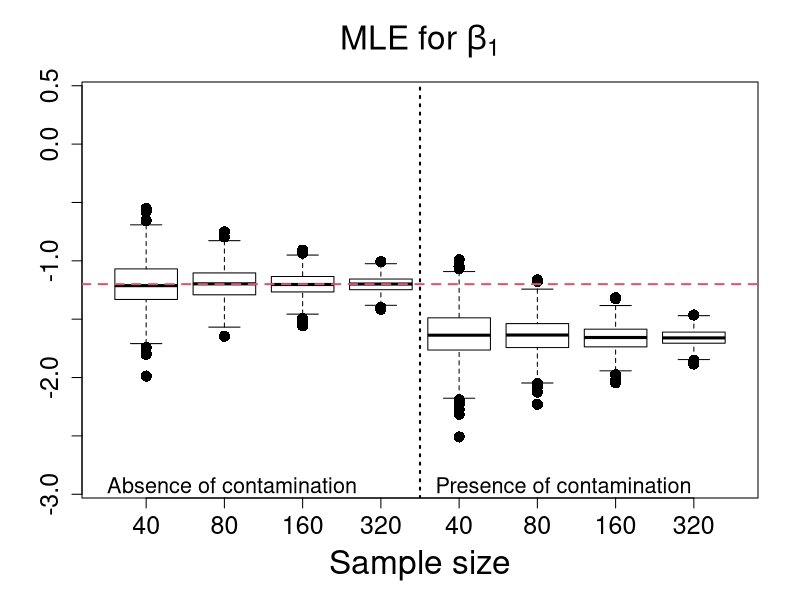
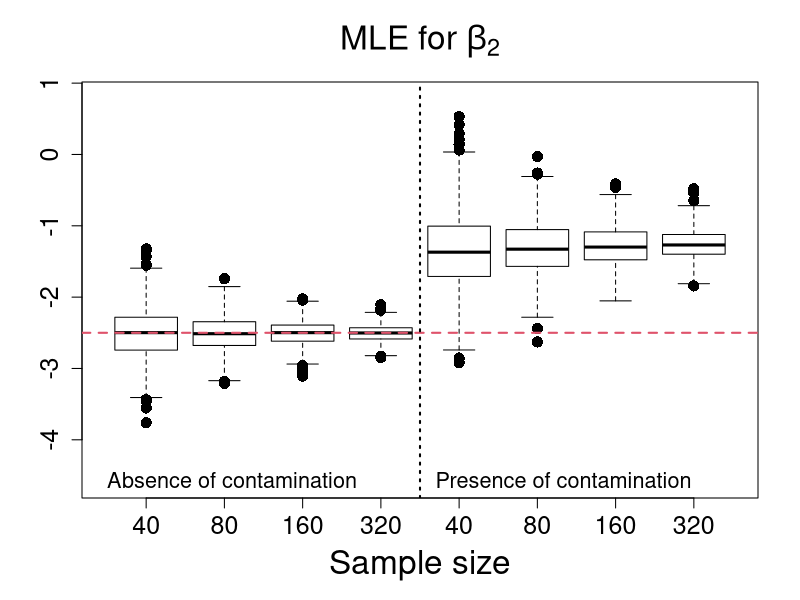
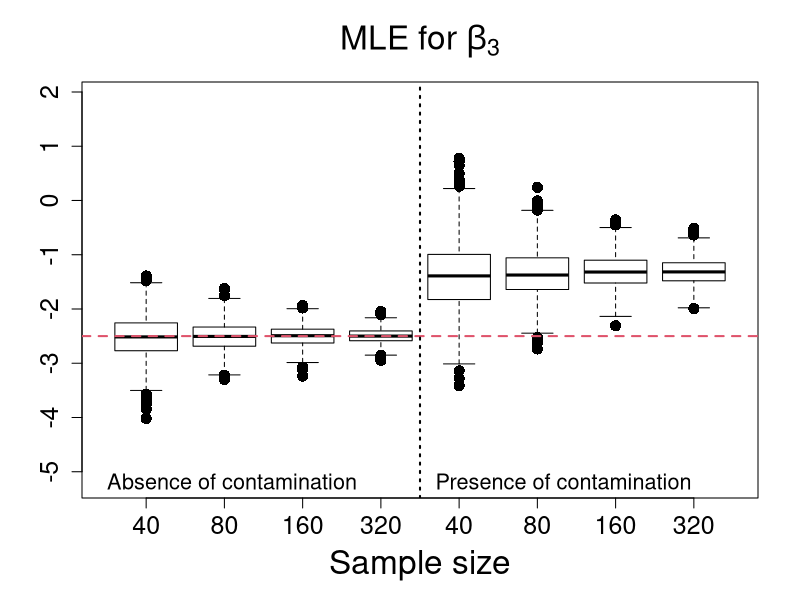
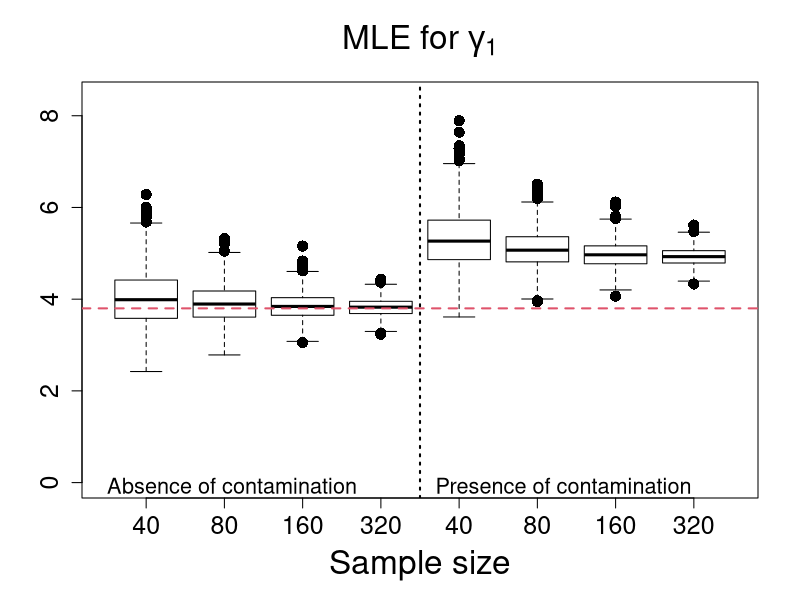
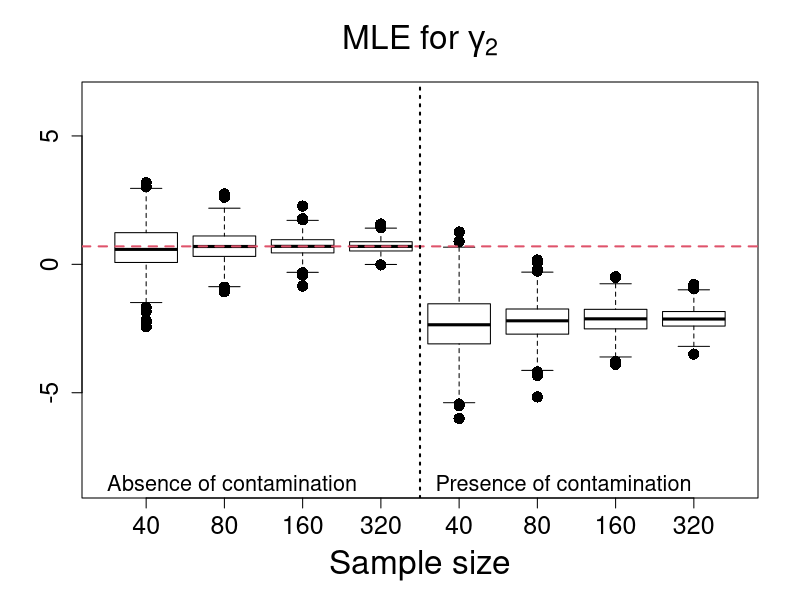
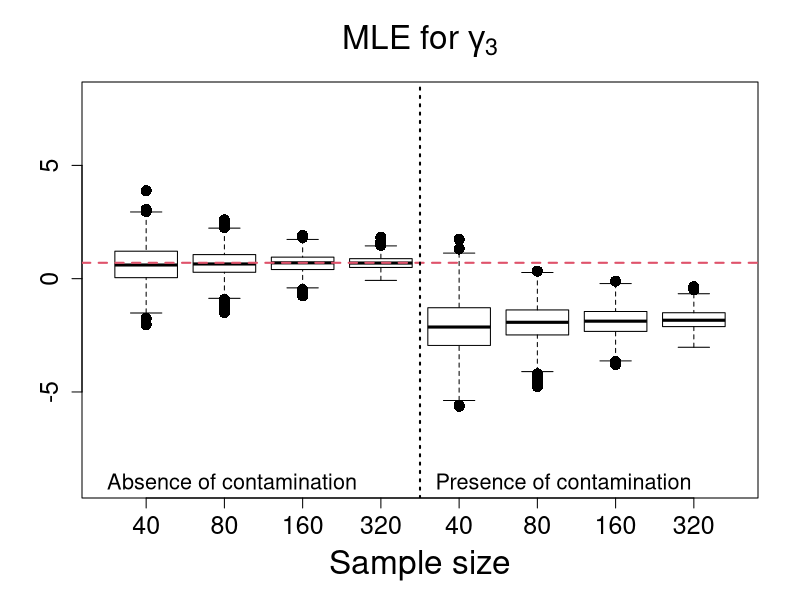
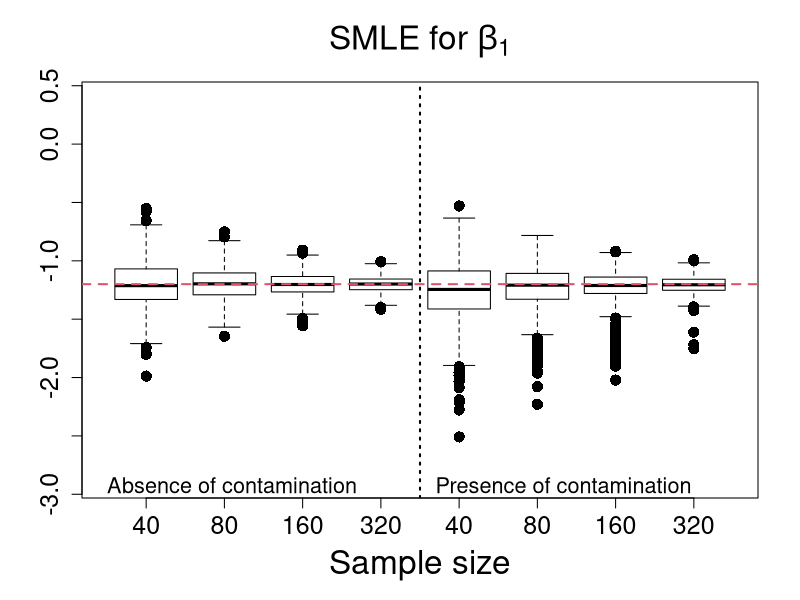
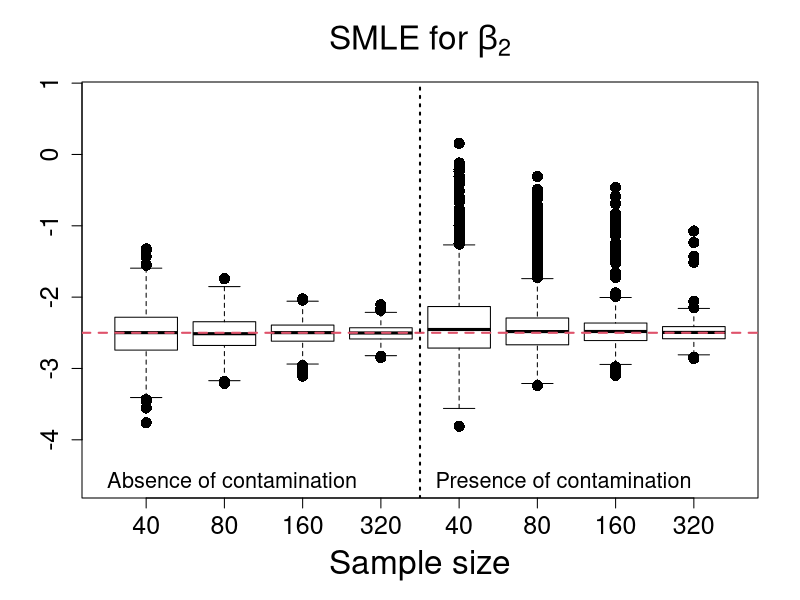

These figures' R source, in order:
rm(list=ls())

data40 <- read.table("Estimates_Scenario5_n40.txt", h=T)
data80 <- read.table("Estimates_Scenario5_n80.txt", h=T)
data160 <- read.table("Estimates_Scenario5_n160.txt", h=T)
data320 <- read.table("Estimates_Scenario5_n320.txt", h=T)

#**************************MLE estimates******************************#
MLE_beta1_n40 <- data40$MLE_beta1; MLEC_beta1_n40 <- data40$MLE_C_beta1
MLE_beta2_n40 <- data40$MLE_beta2; MLEC_beta2_n40 <- data40$MLE_C_beta2
MLE_beta3_n40 <- data40$MLE_beta3; MLEC_beta3_n40 <- data40$MLE_C_beta3
MLE_gama1_n40 <- data40$MLE_gama1; MLEC_gama1_n40 <- data40$MLE_C_gama1
MLE_gama2_n40 <- data40$MLE_gama2; MLEC_gama2_n40 <- data40$MLE_C_gama2
MLE_gama3_n40 <- data40$MLE_gama3; MLEC_gama3_n40 <- data40$MLE_C_gama3

MLE_beta1_n80 <- data80$MLE_beta1; MLEC_beta1_n80 <- data80$MLE_C_beta1
MLE_beta2_n80 <- data80$MLE_beta2; MLEC_beta2_n80 <- data80$MLE_C_beta2
MLE_beta3_n80 <- data80$MLE_beta3; MLEC_beta3_n80 <- data80$MLE_C_beta3
MLE_gama1_n80 <- data80$MLE_gama1; MLEC_gama1_n80 <- data80$MLE_C_gama1
MLE_gama2_n80 <- data80$MLE_gama2; MLEC_gama2_n80 <- data80$MLE_C_gama2
MLE_gama3_n80 <- data80$MLE_gama3; MLEC_gama3_n80 <- data80$MLE_C_gama3

MLE_beta1_n160 <- data160$MLE_beta1; MLEC_beta1_n160 <- data160$MLE_C_beta1
MLE_beta2_n160 <- data160$MLE_beta2; MLEC_beta2_n160 <- data160$MLE_C_beta2
MLE_beta3_n160 <- data160$MLE_beta3; MLEC_beta3_n160 <- data160$MLE_C_beta3
MLE_gama1_n160 <- data160$MLE_gama1; MLEC_gama1_n160 <- data160$MLE_C_gama1
MLE_gama2_n160 <- data160$MLE_gama2; MLEC_gama2_n160 <- data160$MLE_C_gama2
MLE_gama3_n160 <- data160$MLE_gama3; MLEC_gama3_n160 <- data160$MLE_C_gama3

MLE_beta1_n320 <- data320$MLE_beta1; MLEC_beta1_n320 <- data320$MLE_C_beta1
MLE_beta2_n320 <- data320$MLE_beta2; MLEC_beta2_n320 <- data320$MLE_C_beta2
MLE_beta3_n320 <- data320$MLE_beta3; MLEC_beta3_n320 <- data320$MLE_C_beta3
MLE_gama1_n320 <- data320$MLE_gama1; MLEC_gama1_n320 <- data320$MLE_C_gama1
MLE_gama2_n320 <- data320$MLE_gama2; MLEC_gama2_n320 <- data320$MLE_C_gama2
MLE_gama3_n320 <- data320$MLE_gama3; MLEC_gama3_n320 <- data320$MLE_C_gama3


#**************************SMLE estimates******************************#

SMLE_beta1_n40 <- data40$SMLE_beta1; SMLEC_beta1_n40 <- data40$SMLE_C_beta1
SMLE_beta2_n40 <- data40$SMLE_beta2; SMLEC_beta2_n40 <- data40$SMLE_C_beta2
SMLE_beta3_n40 <- data40$SMLE_beta3; SMLEC_beta3_n40 <- data40$SMLE_C_beta3
SMLE_gama1_n40 <- data40$SMLE_gama1; SMLEC_gama1_n40 <- data40$SMLE_C_gama1
SMLE_gama2_n40 <- data40$SMLE_gama2; SMLEC_gama2_n40 <- data40$SMLE_C_gama2
SMLE_gama3_n40 <- data40$SMLE_gama3; SMLEC_gama3_n40 <- data40$SMLE_C_gama3

SMLE_beta1_n80 <- data80$SMLE_beta1; SMLEC_beta1_n80 <- data80$SMLE_C_beta1
SMLE_beta2_n80 <- data80$SMLE_beta2; SMLEC_beta2_n80 <- data80$SMLE_C_beta2
SMLE_beta3_n80 <- data80$SMLE_beta3; SMLEC_beta3_n80 <- data80$SMLE_C_beta3
SMLE_gama1_n80 <- data80$SMLE_gama1; SMLEC_gama1_n80 <- data80$SMLE_C_gama1
SMLE_gama2_n80 <- data80$SMLE_gama2; SMLEC_gama2_n80 <- data80$SMLE_C_gama2
SMLE_gama3_n80 <- data80$SMLE_gama3; SMLEC_gama3_n80 <- data80$SMLE_C_gama3

SMLE_beta1_n160 <- data160$SMLE_beta1; SMLEC_beta1_n160 <- data160$SMLE_C_beta1
SMLE_beta2_n160 <- data160$SMLE_beta2; SMLEC_beta2_n160 <- data160$SMLE_C_beta2
SMLE_beta3_n160 <- data160$SMLE_beta3; SMLEC_beta3_n160 <- data160$SMLE_C_beta3
SMLE_gama1_n160 <- data160$SMLE_gama1; SMLEC_gama1_n160 <- data160$SMLE_C_gama1
SMLE_gama2_n160 <- data160$SMLE_gama2; SMLEC_gama2_n160 <- data160$SMLE_C_gama2
SMLE_gama3_n160 <- data160$SMLE_gama3; SMLEC_gama3_n160 <- data160$SMLE_C_gama3

SMLE_beta1_n320 <- data320$SMLE_beta1; SMLEC_beta1_n320 <- data320$SMLE_C_beta1
SMLE_beta2_n320 <- data320$SMLE_beta2; SMLEC_beta2_n320 <- data320$SMLE_C_beta2
SMLE_beta3_n320 <- data320$SMLE_beta3; SMLEC_beta3_n320 <- data320$SMLE_C_beta3
SMLE_gama1_n320 <- data320$SMLE_gama1; SMLEC_gama1_n320 <- data320$SMLE_C_gama1
SMLE_gama2_n320 <- data320$SMLE_gama2; SMLEC_gama2_n320 <- data320$SMLE_C_gama2
SMLE_gama3_n320 <- data320$SMLE_gama3; SMLEC_gama3_n320 <- data320$SMLE_C_gama3

#**************************MDPDE estimates******************************#

MDPDE_beta1_n40 <- data40$MDPDE_beta1; MDPDEC_beta1_n40 <- data40$MDPDE_C_beta1
MDPDE_beta2_n40 <- data40$MDPDE_beta2; MDPDEC_beta2_n40 <- data40$MDPDE_C_beta2
MDPDE_beta3_n40 <- data40$MDPDE_beta3; MDPDEC_beta3_n40 <- data40$MDPDE_C_beta3
MDPDE_gama1_n40 <- data40$MDPDE_gama1; MDPDEC_gama1_n40 <- data40$MDPDE_C_gama1
MDPDE_gama2_n40 <- data40$MDPDE_gama2; MDPDEC_gama2_n40 <- data40$MDPDE_C_gama2
MDPDE_gama3_n40 <- data40$MDPDE_gama3; MDPDEC_gama3_n40 <- data40$MDPDE_C_gama3

MDPDE_beta1_n80 <- data80$MDPDE_beta1; MDPDEC_beta1_n80 <- data80$MDPDE_C_beta1
MDPDE_beta2_n80 <- data80$MDPDE_beta2; MDPDEC_beta2_n80 <- data80$MDPDE_C_beta2
MDPDE_beta3_n80 <- data80$MDPDE_beta3; MDPDEC_beta3_n80 <- data80$MDPDE_C_beta3
MDPDE_gama1_n80 <- data80$MDPDE_gama1; MDPDEC_gama1_n80 <- data80$MDPDE_C_gama1
MDPDE_gama2_n80 <- data80$MDPDE_gama2; MDPDEC_gama2_n80 <- data80$MDPDE_C_gama2
MDPDE_gama3_n80 <- data80$MDPDE_gama3; MDPDEC_gama3_n80 <- data80$MDPDE_C_gama3

MDPDE_beta1_n160 <- data160$MDPDE_beta1; MDPDEC_beta1_n160 <- data160$MDPDE_C_beta1
MDPDE_beta2_n160 <- data160$MDPDE_beta2; MDPDEC_beta2_n160 <- data160$MDPDE_C_beta2
MDPDE_beta3_n160 <- data160$MDPDE_beta3; MDPDEC_beta3_n160 <- data160$MDPDE_C_beta3
MDPDE_gama1_n160 <- data160$MDPDE_gama1; MDPDEC_gama1_n160 <- data160$MDPDE_C_gama1
MDPDE_gama2_n160 <- data160$MDPDE_gama2; MDPDEC_gama2_n160 <- data160$MDPDE_C_gama2
MDPDE_gama3_n160 <- data160$MDPDE_gama3; MDPDEC_gama3_n160 <- data160$MDPDE_C_gama3

MDPDE_beta1_n320 <- data320$MDPDE_beta1; MDPDEC_beta1_n320 <- data320$MDPDE_C_beta1
MDPDE_beta2_n320 <- data320$MDPDE_beta2; MDPDEC_beta2_n320 <- data320$MDPDE_C_beta2
MDPDE_beta3_n320 <- data320$MDPDE_beta3; MDPDEC_beta3_n320 <- data320$MDPDE_C_beta3
MDPDE_gama1_n320 <- data320$MDPDE_gama1; MDPDEC_gama1_n320 <- data320$MDPDE_C_gama1
MDPDE_gama2_n320 <- data320$MDPDE_gama2; MDPDEC_gama2_n320 <- data320$MDPDE_C_gama2
MDPDE_gama3_n320 <- data320$MDPDE_gama3; MDPDEC_gama3_n320 <- data320$MDPDE_C_gama3

#********************MLE estimates of beta1****************#
boxplot(MLE_beta1_n40,MLE_beta1_n80,MLE_beta1_n160,MLE_beta1_n320,
MLEC_beta1_n40,MLEC_beta1_n80,MLEC_beta1_n160,MLEC_beta1_n320,
main=expression( paste("MLE for ", beta[1])),
xlab="Sample size",ylab="",names=c(40,80,160,320,40,80,160,320),outline=T,
ylim=c(-2.9,0.4), cex=1.5,cex.lab=2.0,cex.axis=1.5,cex.main=2.0, pch=16, col=NULL)
abline(-1.2,0,col=2,lty=2,lwd=2)
abline(v=4.5,lty=3,lwd=2)
legend(0.0,-2.7,"Absence of contamination",bty="n",cex=1.3)
legend(4.2,-2.7,"Presence of contamination",bty="n",cex=1.3)

#********************MLE estimates of beta2****************#
boxplot(MLE_beta2_n40,MLE_beta2_n80,MLE_beta2_n160,MLE_beta2_n320,
MLEC_beta2_n40,MLEC_beta2_n80,MLEC_beta2_n160,MLEC_beta2_n320,
main=expression( paste("MLE for ", beta[2])),
xlab="Sample size",ylab="",names=c(40,80,160,320,40,80,160,320),outline=T,
ylim=c(-4.6,0.8), cex=1.5,cex.lab=2.0,cex.axis=1.5,cex.main=2.0, pch=16, col=NULL)
abline(-2.5,0,col=2,lty=2,lwd=2)
abline(v=4.5,lty=3,lwd=2)
legend(0.0,-4.2,"Absence of contamination",bty="n",cex=1.3)
legend(4.2,-4.2,"Presence of contamination",bty="n",cex=1.3)

#********************MLE estimates of beta3****************#
boxplot(MLE_beta3_n40,MLE_beta3_n80,MLE_beta3_n160,MLE_beta3_n320,
MLEC_beta3_n40,MLEC_beta3_n80,MLEC_beta3_n160,MLEC_beta3_n320,
main=expression( paste("MLE for ", beta[3])),
xlab="Sample size",ylab="",names=c(40,80,160,320,40,80,160,320),outline=T,
ylim=c(-5.2,1.9), cex=1.5,cex.lab=2.0,cex.axis=1.5,cex.main=2.0, pch=16, col=NULL)
abline(-2.5,0,col=2,lty=2,lwd=2)
abline(v=4.5,lty=3,lwd=2)
legend(0.0,-4.7,"Absence of contamination",bty="n",cex=1.3)
legend(4.2,-4.7,"Presence of contamination",bty="n",cex=1.3)

#********************MLE estimates of gamma1****************#
boxplot(MLE_gama1_n40,MLE_gama1_n80,MLE_gama1_n160,MLE_gama1_n320,
MLEC_gama1_n40,MLEC_gama1_n80,MLEC_gama1_n160,MLEC_gama1_n320,
main=expression( paste("MLE for ", gamma[1])),
xlab="Sample size",ylab="",names=c(40,80,160,320,40,80,160,320),outline=T,
ylim=c(0.0,8.4), cex=1.5,cex.lab=2.0,cex.axis=1.5,cex.main=2.0, pch=16, col=NULL)
abline(3.8,0,col=2,lty=2,lwd=2)
abline(v=4.5,lty=3,lwd=2)
legend(0.0,0.5,"Absence of contamination",bty="n",cex=1.3)
legend(4.2,0.5,"Presence of contamination",bty="n",cex=1.3)

#********************MLE estimates of gamma2****************#
boxplot(MLE_gama2_n40,MLE_gama2_n80,MLE_gama2_n160,MLE_gama2_n320,
MLEC_gama2_n40,MLEC_gama2_n80,MLEC_gama2_n160,MLEC_gama2_n320,
main=expression( paste("MLE for ", gamma[2])),
xlab="Sample size",ylab="",names=c(40,80,160,320,40,80,160,320),outline=T,
ylim=c(-8.5,6.5), cex=1.5,cex.lab=2.0,cex.axis=1.5,cex.main=2.0, pch=16, col=NULL)
abline(0.7,0,col=2,lty=2,lwd=2)
abline(v=4.5,lty=3,lwd=2)
legend(0.0,-7.5,"Absence of contamination",bty="n",cex=1.3)
legend(4.2,-7.5,"Presence of contamination",bty="n",cex=1.3)

#********************MLE estimates of gamma3****************#
boxplot(MLE_gama3_n40,MLE_gama3_n80,MLE_gama3_n160,MLE_gama3_n320,
MLEC_gama3_n40,MLEC_gama3_n80,MLEC_gama3_n160,MLEC_gama3_n320,
main=expression( paste("MLE for ", gamma[3])),
xlab="Sample size",ylab="",names=c(40,80,160,320,40,80,160,320),outline=T,
ylim=c(-9.0,8), cex=1.5,cex.lab=2.0,cex.axis=1.5,cex.main=2.0, pch=16, col=NULL)
abline(0.7,0,col=2,lty=2,lwd=2)
abline(v=4.5,lty=3,lwd=2)
legend(0.0,-7.8,"Absence of contamination",bty="n",cex=1.3)
legend(4.2,-7.8,"Presence of contamination",bty="n",cex=1.3)

#**************************SMLE estimates******************************#

#********************SMLE estimates of beta1****************#
boxplot(SMLE_beta1_n40,SMLE_beta1_n80,SMLE_beta1_n160,SMLE_beta1_n320,
SMLEC_beta1_n40,SMLEC_beta1_n80,SMLEC_beta1_n160,SMLEC_beta1_n320,
main=expression( paste("SMLE for ", beta[1])),
xlab="Sample size",ylab="",names=c(40,80,160,320,40,80,160,320),outline=T,
ylim=c(-2.9,0.4), cex=1.5,cex.lab=2.0,cex.axis=1.5,cex.main=2.0, pch=16, col=NULL)
abline(-1.2,0,col=2,lty=2,lwd=2)
abline(v=4.5,lty=3,lwd=2)
legend(0.0,-2.7,"Absence of contamination",bty="n",cex=1.3)
legend(4.2,-2.7,"Presence of contamination",bty="n",cex=1.3)

#********************SMLE estimates of beta2****************#
boxplot(SMLE_beta2_n40,SMLE_beta2_n80,SMLE_beta2_n160,SMLE_beta2_n320,
SMLEC_beta2_n40,SMLEC_beta2_n80,SMLEC_beta2_n160,SMLEC_beta2_n320,
main=expression( paste("SMLE for ", beta[2])),
xlab="Sample size",ylab="",names=c(40,80,160,320,40,80,160,320),outline=T,
ylim=c(-4.6,0.8), cex=1.5,cex.lab=2.0,cex.axis=1.5,cex.main=2.0, pch=16, col=NULL)
abline(-2.5,0,col=2,lty=2,lwd=2)
abline(v=4.5,lty=3,lwd=2)
legend(0.0,-4.2,"Absence of contamination",bty="n",cex=1.3)
legend(4.2,-4.2,"Presence of contamination",bty="n",cex=1.3)

#********************SMLE estimates of beta3****************#
boxplot(SMLE_beta3_n40,SMLE_beta3_n80,SMLE_beta3_n160,SMLE_beta3_n320,
SMLEC_beta3_n40,SMLEC_beta3_n80,SMLEC_beta3_n160,SMLEC_beta3_n320,
main=expression( paste("SMLE for ", beta[3])),
xlab="Sample size",ylab="",names=c(40,80,160,320,40,80,160,320),outline=T,
ylim=c(-5.2,1.9), cex=1.5,cex.lab=2.0,cex.axis=1.5,cex.main=2.0, pch=16, col=NULL)
abline(-2.5,0,col=2,lty=2,lwd=2)
abline(v=4.5,lty=3,lwd=2)
legend(0.0,-4.7,"Absence of contamination",bty="n",cex=1.3)
legend(4.2,-4.7,"Presence of contamination",bty="n",cex=1.3)

#********************SMLE estimates of gamma1****************#
boxplot(SMLE_gama1_n40,SMLE_gama1_n80,SMLE_gama1_n160,SMLE_gama1_n320,
SMLEC_gama1_n40,SMLEC_gama1_n80,SMLEC_gama1_n160,SMLEC_gama1_n320,
main=expression( paste("SMLE for ", gamma[1])),
xlab="Sample size",ylab="",names=c(40,80,160,320,40,80,160,320),outline=T,
ylim=c(0.0,8.4), cex=1.5,cex.lab=2.0,cex.axis=1.5,cex.main=2.0, pch=16, col=NULL)
abline(3.8,0,col=2,lty=2,lwd=2)
abline(v=4.5,lty=3,lwd=2)
legend(0.0,0.5,"Absence of contamination",bty="n",cex=1.3)
legend(4.2,0.5,"Presence of contamination",bty="n",cex=1.3)

#********************SMLE estimates of gamma2****************#
boxplot(SMLE_gama2_n40,SMLE_gama2_n80,SMLE_gama2_n160,SMLE_gama2_n320,
SMLEC_gama2_n40,SMLEC_gama2_n80,SMLEC_gama2_n160,SMLEC_gama2_n320,
main=expression( paste("SMLE for ", gamma[2])),
xlab="Sample size",ylab="",names=c(40,80,160,320,40,80,160,320),outline=T,
ylim=c(-8.5,6.5), cex=1.5,cex.lab=2.0,cex.axis=1.5,cex.main=2.0, pch=16, col=NULL)
abline(0.7,0,col=2,lty=2,lwd=2)
abline(v=4.5,lty=3,lwd=2)
legend(0.0,-7.5,"Absence of contamination",bty="n",cex=1.3)
legend(4.2,-7.5,"Presence of contamination",bty="n",cex=1.3)

#********************SMLE estimates of gamma3****************#
boxplot(SMLE_gama3_n40,SMLE_gama3_n80,SMLE_gama3_n160,SMLE_gama3_n320,
SMLEC_gama3_n40,SMLEC_gama3_n80,SMLEC_gama3_n160,SMLEC_gama3_n320,
main=expression( paste("SMLE for ", gamma[3])),
xlab="Sample size",ylab="",names=c(40,80,160,320,40,80,160,320),outline=T,
ylim=c(-9.0,8), cex=1.5,cex.lab=2.0,cex.axis=1.5,cex.main=2.0, pch=16, col=NULL)
abline(0.7,0,col=2,lty=2,lwd=2)
abline(v=4.5,lty=3,lwd=2)
legend(0.0,-7.8,"Absence of contamination",bty="n",cex=1.3)
legend(4.2,-7.8,"Presence of contamination",bty="n",cex=1.3)

#**************************MDPDE estimates******************************#

#********************MDPDE estimates of beta1****************#
boxplot(MDPDE_beta1_n40,MDPDE_beta1_n80,MDPDE_beta1_n160,MDPDE_beta1_n320,
MDPDEC_beta1_n40,MDPDEC_beta1_n80,MDPDEC_beta1_n160,MDPDEC_beta1_n320,
main=expression( paste("MDPDE for ", beta[1])),
xlab="Sample size",ylab="",names=c(40,80,160,320,40,80,160,320),outline=T,
ylim=c(-2.9,0.4), cex=1.5,cex.lab=2.0,cex.axis=1.5,cex.main=2.0, pch=16, col=NULL)
abline(-1.2,0,col=2,lty=2,lwd=2)
abline(v=4.5,lty=3,lwd=2)
legend(0.0,-2.7,"Absence of contamination",bty="n",cex=1.3)
legend(4.2,-2.7,"Presence of contamination",bty="n",cex=1.3)

#********************MDPDE estimates of beta2****************#
boxplot(MDPDE_beta2_n40,MDPDE_beta2_n80,MDPDE_beta2_n160,MDPDE_beta2_n320,
MDPDEC_beta2_n40,MDPDEC_beta2_n80,MDPDEC_beta2_n160,MDPDEC_beta2_n320,
main=expression( paste("MDPDE for ", beta[2])),
xlab="Sample size",ylab="",names=c(40,80,160,320,40,80,160,320),outline=T,
ylim=c(-4.6,0.8), cex=1.5,cex.lab=2.0,cex.axis=1.5,cex.main=2.0, pch=16, col=NULL)
abline(-2.5,0,col=2,lty=2,lwd=2)
abline(v=4.5,lty=3,lwd=2)
legend(0.0,-4.2,"Absence of contamination",bty="n",cex=1.3)
legend(4.2,-4.2,"Presence of contamination",bty="n",cex=1.3)

#********************MDPDE estimates of beta3****************#
boxplot(MDPDE_beta3_n40,MDPDE_beta3_n80,MDPDE_beta3_n160,MDPDE_beta3_n320,
MDPDEC_beta3_n40,MDPDEC_beta3_n80,MDPDEC_beta3_n160,MDPDEC_beta3_n320,
main=expression( paste("MDPDE for ", beta[3])),
xlab="Sample size",ylab="",names=c(40,80,160,320,40,80,160,320),outline=T,
ylim=c(-5.2,1.9), cex=1.5,cex.lab=2.0,cex.axis=1.5,cex.main=2.0, pch=16, col=NULL)
abline(-2.5,0,col=2,lty=2,lwd=2)
abline(v=4.5,lty=3,lwd=2)
legend(0.0,-4.7,"Absence of contamination",bty="n",cex=1.3)
legend(4.2,-4.7,"Presence of contamination",bty="n",cex=1.3)

#********************MDPDE estimates of gamma1****************#
boxplot(MDPDE_gama1_n40,MDPDE_gama1_n80,MDPDE_gama1_n160,MDPDE_gama1_n320,
MDPDEC_gama1_n40,MDPDEC_gama1_n80,MDPDEC_gama1_n160,MDPDEC_gama1_n320,
main=expression( paste("MDPDE for ", gamma[1])),
xlab="Sample size",ylab="",names=c(40,80,160,320,40,80,160,320),outline=T,
ylim=c(0.0,8.4), cex=1.5,cex.lab=2.0,cex.axis=1.5,cex.main=2.0, pch=16, col=NULL)
abline(3.8,0,col=2,lty=2,lwd=2)
abline(v=4.5,lty=3,lwd=2)
legend(0.0,0.5,"Absence of contamination",bty="n",cex=1.3)
legend(4.2,0.5,"Presence of contamination",bty="n",cex=1.3)

#********************MDPDE estimates of gamma2****************#
boxplot(MDPDE_gama2_n40,MDPDE_gama2_n80,MDPDE_gama2_n160,MDPDE_gama2_n320,
MDPDEC_gama2_n40,MDPDEC_gama2_n80,MDPDEC_gama2_n160,MDPDEC_gama2_n320,
main=expression( paste("MDPDE for ", gamma[2])),
xlab="Sample size",ylab="",names=c(40,80,160,320,40,80,160,320),outline=T,
ylim=c(-8.5,6.5), cex=1.5,cex.lab=2.0,cex.axis=1.5,cex.main=2.0, pch=16, col=NULL)
abline(0.7,0,col=2,lty=2,lwd=2)
abline(v=4.5,lty=3,lwd=2)
legend(0.0,-7.5,"Absence of contamination",bty="n",cex=1.3)
legend(4.2,-7.5,"Presence of contamination",bty="n",cex=1.3)

#********************MDPDE estimates of gamma3****************#
boxplot(MDPDE_gama3_n40,MDPDE_gama3_n80,MDPDE_gama3_n160,MDPDE_gama3_n320,
MDPDEC_gama3_n40,MDPDEC_gama3_n80,MDPDEC_gama3_n160,MDPDEC_gama3_n320,
main=expression( paste("MDPDE for ", gamma[3])),
xlab="Sample size",ylab="",names=c(40,80,160,320,40,80,160,320),outline=T,
ylim=c(-9.0,8), cex=1.5,cex.lab=2.0,cex.axis=1.5,cex.main=2.0, pch=16, col=NULL)
abline(0.7,0,col=2,lty=2,lwd=2)
abline(v=4.5,lty=3,lwd=2)
legend(0.0,-7.8,"Absence of contamination",bty="n",cex=1.3)
legend(4.2,-7.8,"Presence of contamination",bty="n",cex=1.3)










